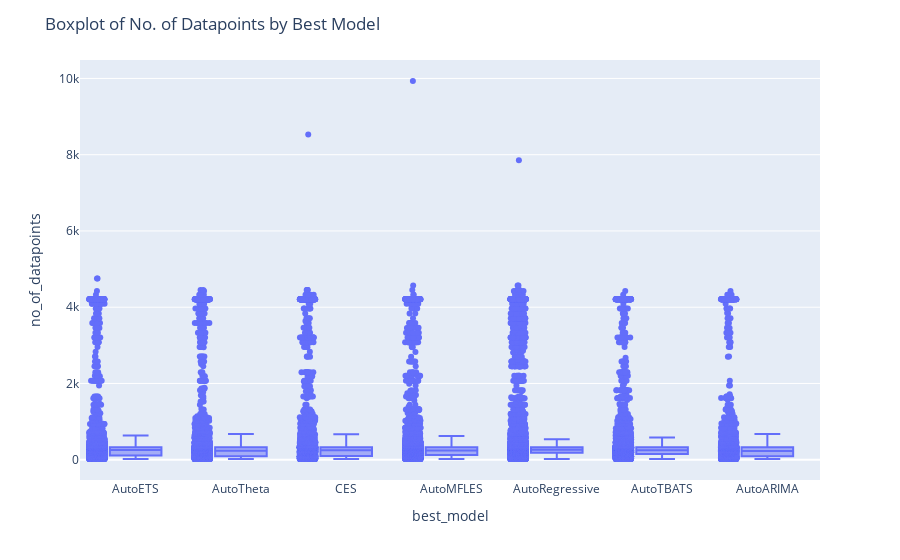

Notebook code for this chart:
### Code cell


### Figure 1 — Plotly figure (JSON) as saved in the notebook; plotly's stock layout.template omitted (floating-point values rounded to 4 significant figures; data arrays with more than 128 entries replaced by an {"elided": "..."} marker saying what was removed)
{"data": [{"alignmentgroup": "True", "boxpoints": "all", "hovertemplate": "best_model=%{x}<br>no_of_datapoints=%{y}<extra></extra>", "legendgroup": "", "marker": {"color": "#636efa"}, "name": "", "notched": false, "offsetgroup": "", "orientation": "v", "showlegend": false, "type": "box", "x": {"elided": "47752 str values"}, "x0": " ", "xaxis": "x", "y": {"elided": "47752 int values"}, "y0": " ", "yaxis": "y"}], "layout": {"boxmode": "group", "legend": {"tracegroupgap": 0}, "margin": {"t": 60}, "title": {"text": "Boxplot of No. of Datapoints by Best Model"}, "xaxis": {"anchor": "y", "domain": [0, 1], "title": {"text": "best_model"}}, "yaxis": {"anchor": "x", "domain": [0, 1], "title": {"text": "no_of_datapoints"}}}}
